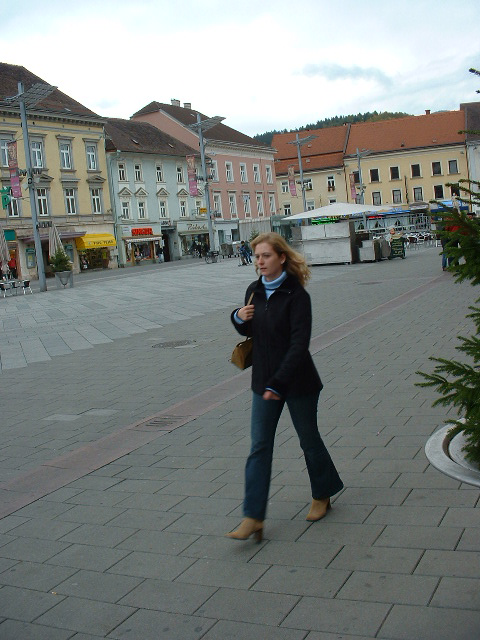
#> input picture PythonApplication6/image/person.png, 480 x 640 px
$ python PythonApplication6.py
#> lines starting #> are read from the running program, lines starting #| are printed output that depends on the picture; after the words box and inside, x2 and y2 are one past the last pixel; in counts of white or black regions, pixels touching at a corner belong together
# -*- coding: utf-8 -*-
"""
Created on Mon Sep 24 16:43:37 2018

@author: zy
"""

'''
HOG检测人
'''
import  cv2
import numpy as np

def is_inside(o,i):
    '''
    判断矩形o是不是在i矩形中

    args:
        o：矩形o  (x,y,w,h)
        i：矩形i  (x,y,w,h)
    '''
    ox,oy,ow,oh = o
    ix,iy,iw,ih = i
    return ox > ix and oy > iy and ox+ow < ix+iw and oy+oh < iy+ih

def draw_person(img,person):
    '''
    在img图像上绘制矩形框person

    args:
        img：图像img
        person：人所在的边框位置 (x,y,w,h)
    '''
    x,y,w,h = person
    cv2.rectangle(img,(x,y),(x+w,y+h),(0,255,255),2)


def detect_test():
    '''
    检测人
    '''
    img = cv2.imread('./image/person.png')
#> img is the input picture: shape (640, 480, 3); mean B, G, R 127.5, 130.4, 125.1
    rows,cols = img.shape[:2]
#> rows = 640; cols = 480
    sacle = 1.0
    #print('img',img.shape)
    img = cv2.resize(img,dsize=(int(cols*sacle),int(rows*sacle)))
    #print('img',img.shape)

    #创建HOG描述符对象
    #计算一个检测窗口特征向量维度：(64/8 - 1)*(128/8 - 1)*4*9 = 3780
    '''
    winSize = (64,128)
    blockSize = (16,16)
    blockStride = (8,8)
    cellSize = (8,8)
    nbins = 9
    hog = cv2.HOGDescriptor(winSize,blockSize,blockStride,cellSize,nbins)
    '''
    hog = cv2.HOGDescriptor()
    #hist = hog.compute(img[0:128,0:64])   计算一个检测窗口的维度
    #print(hist.shape)
    detector = cv2.HOGDescriptor_getDefaultPeopleDetector()
    print('detector',type(detector),detector.shape)
    hog.setSVMDetector(detector)


    #多尺度检测，found是一个数组，每一个元素都是对应一个矩形，即检测到的目标框
    found,w = hog.detectMultiScale(img)
#> found = [[183, 182, 199, 397]]; w = [2.01]
    print('found',type(found),found.shape)
#| found <class 'numpy.ndarray'> (1, 4)

    #过滤一些矩形，如果矩形o在矩形i中，则过滤掉o
    found_filtered = []
    for ri,r in enumerate(found):
        for qi,q in enumerate(found):
            #r在q内？
            if ri != qi and is_inside(r,q):
                break
        else:
            found_filtered.append(r)
#> this loop made 1 pass
#> (ri, r) on pass 1: (0, [183, 182, 199, 397])
#> after the loop, found_filtered = [[183, 182, 199, 397]]

    for person in found_filtered:
        draw_person(img,person)
#> this loop made 1 pass
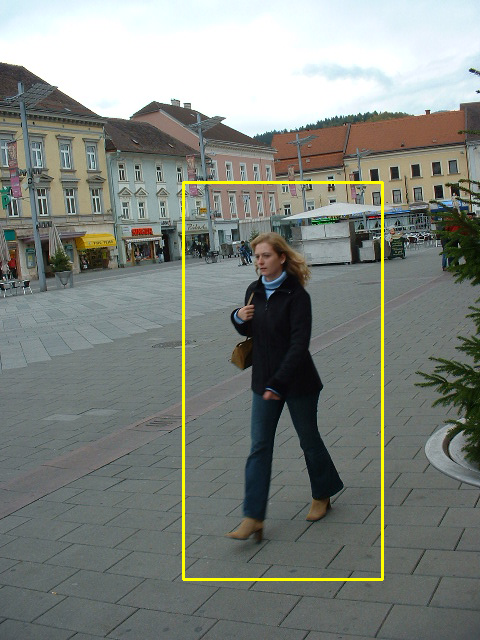
#> img: shape (640, 480, 3); 1.16% of pixels changed, all inside (x1, y1, x2, y2) = (182, 181, 384, 581)

    cv2.imshow('img',img)
    cv2.waitKey(0)
    cv2.destroyAllWindows()

if __name__=='__main__':
    detect_test()
